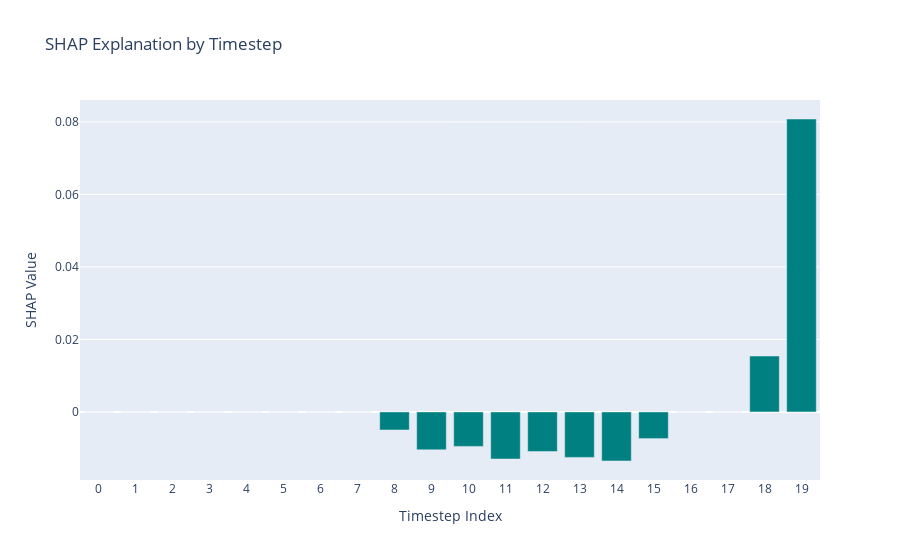

Notebook source saved alongside this figure:
### Markdown cell above
##### Local Explanation

### Code cell
# Example: Plot the SHAP values for a single test sample - Local Explanation

# Select one test sample using the SHAP sampler
test_sample = shap.sample(X_test_flat, 1)  # returns a 2D array (1, 20)

# Compute the SHAP values for the sample using the previously defined explainer_shap
shap_values = explainer_shap.shap_values(test_sample)

# Assuming shap_values[0] is a (20, 1) array for a regression output; flatten it to get a 1D array of length 20.
shap_first = shap_values[0].flatten()

# Create a DataFrame for plotting, with a numeric timestep index.
df_shap = pd.DataFrame({
    "timestep_index": np.arange(len(shap_first)),
    "shap_value": shap_first
})

# Create a Plotly bar plot similar to the LIME bar plot.
fig = go.Figure(data=go.Bar(
    x=df_shap["timestep_index"],
    y=df_shap["shap_value"],
    marker_color="teal"  # you can choose any color you like
))
fig.update_layout(
    title="SHAP Explanation by Timestep",
    xaxis_title="Timestep Index",
    yaxis_title="SHAP Value",
    xaxis=dict(tickmode="linear", dtick=1)  # show every timestep
)
fig.show()

### Figure 1 — Plotly figure (JSON) as saved in the notebook; plotly's stock layout.template omitted (floating-point values rounded to 4 significant figures)
{"data": [{"marker": {"color": "teal"}, "type": "bar", "x": [0, 1, 2, 3, 4, 5, 6, 7, 8, 9, 10, 11, 12, 13, 14, 15, 16, 17, 18, 19], "y": [0, 0, 0, 0, 0, 0, 0, 0, -0.004985, -0.01046, -0.009503, -0.01299, -0.01091, -0.01254, -0.01353, -0.007361, 0, 0, 0.01542, 0.08079]}], "layout": {"title": {"text": "SHAP Explanation by Timestep"}, "xaxis": {"dtick": 1, "tickmode": "linear", "title": {"text": "Timestep Index"}}, "yaxis": {"title": {"text": "SHAP Value"}}}}
